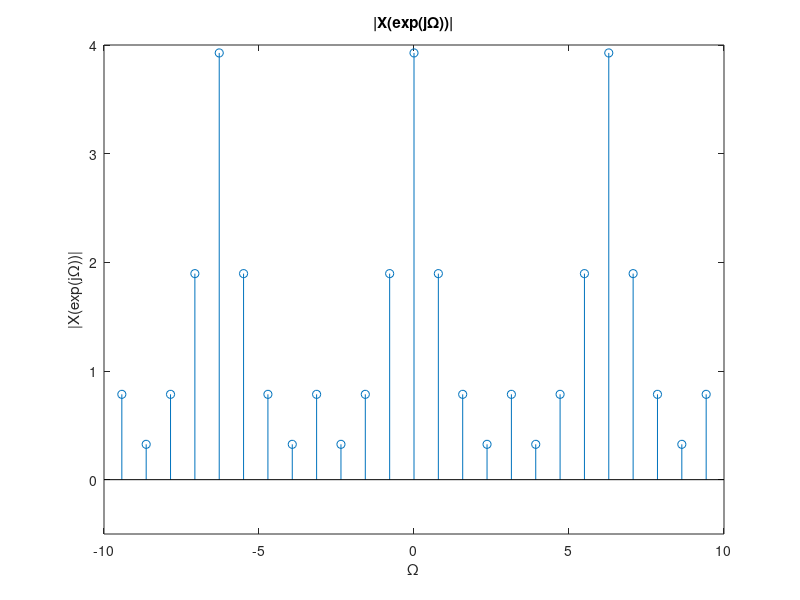
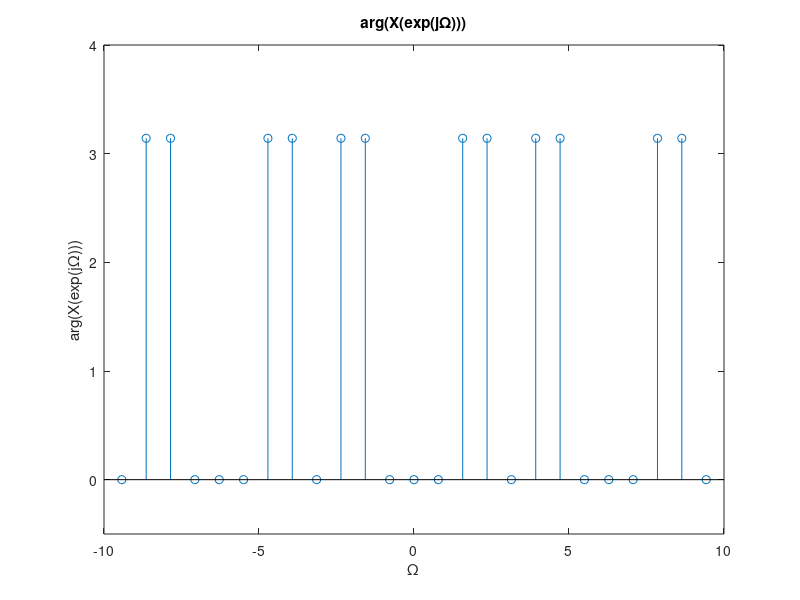

These figures' MATLAB source, in order:
close all

omega=-3*pi:pi/4:3*pi;
x=(pi/4)*sin(5*omega/2)./sin(omega/2);
idx=find(omega==0);
x(idx)=pi*5/4;

figure(1)
stem(omega, abs(x))
xlim([-10, 10])
ylim([-0.5, 4])
title('|X(exp(j\Omega))|')
xlabel('\Omega')
ylabel('|X(exp(j\Omega))|')

figure(2)
stem(omega, angle(x))
xlim([-10, 10])
ylim([-0.5, 4])
title('arg(X(exp(j\Omega)))')
xlabel('\Omega')
ylabel('arg(X(exp(j\Omega)))')